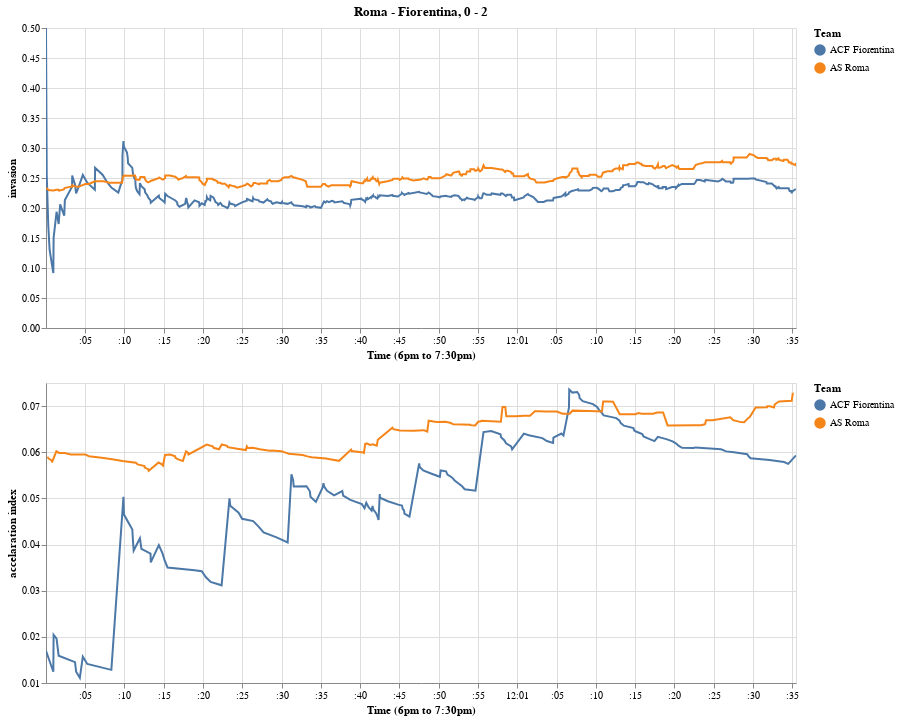

This figure's notebook cell:
### Code cell
st.final_chart = (chart_final & chart_final_a).resolve_scale(color='independent')

st.final_chart

### Figure 1 — Vega-Lite specification as saved in the notebook (floating-point values rounded to 4 significant figures; data arrays with more than 128 entries replaced by an {"elided": "..."} marker saying what was removed)
{"config": {"view": {"continuousWidth": 300, "continuousHeight": 300}}, "vconcat": [{"layer": [{"data": {"name": "data-0dc7d837c6b8b0c490da64dbf3ccd8a6"}, "mark": {"type": "line"}, "encoding": {"color": {"field": "team", "title": "Team", "type": "nominal"}, "x": {"field": "time", "title": "Time (6pm to 7:30pm)", "type": "temporal"}, "y": {"field": "invasion", "type": "quantitative"}}, "name": "view_119"}, {"data": {"name": "data-6f598193feb4a69ca0fca298b957d867"}, "mark": {"type": "rule", "color": "gray", "opacity": 0}, "encoding": {"x": {"field": "time", "type": "temporal"}}}, {"data": {"name": "data-6f598193feb4a69ca0fca298b957d867"}, "mark": {"type": "rule"}, "encoding": {"opacity": {"condition": {"param": "param_156", "value": 1, "empty": false}, "value": 0}, "x": {"field": "time", "type": "temporal"}}, "name": "view_120"}, {"data": {"name": "data-0dc7d837c6b8b0c490da64dbf3ccd8a6"}, "mark": {"type": "rule", "color": "lightgray", "size": 4}, "encoding": {"color": {"field": "team", "title": "Team", "type": "nominal"}, "opacity": {"condition": {"param": "param_156", "value": 0.5, "empty": false}, "value": 0}, "x": {"field": "time", "type": "temporal"}, "y": {"field": "invasion", "type": "quantitative"}}}, {"data": {"name": "data-0dc7d837c6b8b0c490da64dbf3ccd8a6"}, "mark": {"type": "point", "color": "blue", "size": 90}, "encoding": {"color": {"field": "team", "title": "Team", "type": "nominal"}, "opacity": {"condition": {"param": "param_156", "value": 1, "empty": false}, "value": 0}, "x": {"field": "time", "type": "temporal"}, "y": {"field": "invasion", "type": "quantitative"}}, "name": "view_121", "transform": [{"filter": {"param": "param_156", "empty": false}}]}, {"data": {"name": "data-0dc7d837c6b8b0c490da64dbf3ccd8a6"}, "mark": {"type": "text", "align": "left", "dx": 7, "dy": -5, "fontSize": 24}, "encoding": {"color": {"field": "team", "title": "Team", "type": "nominal"}, "opacity": {"condition": {"param": "param_156", "value": 1, "empty": false}, "value": 0}, "text": {"field": "eventName", "type": "nominal"}, "x": {"field": "time", "type": "temporal"}, "y": {"field": "invasion", "type": "quantitative"}}}], "encoding": {"color": {"field": "team", "type": "nominal"}}, "height": 300, "title": "Roma - Fiorentina, 0 - 2", "width": 750.0}, {"layer": [{"data": {"name": "data-900fe7af3bcda0b63465f20c1d7978c3"}, "mark": {"type": "line"}, "encoding": {"color": {"field": "team", "title": "Team", "type": "nominal"}, "x": {"field": "time", "title": "Time (6pm to 7:30pm)", "type": "temporal"}, "y": {"field": "invasion", "scale": {"zero": false}, "title": "accelaration index", "type": "quantitative"}}, "name": "view_115"}, {"data": {"name": "data-54bc1d82d0f9ebf3e673fe36e35558ac"}, "mark": {"type": "rule", "color": "gray", "opacity": 0}, "encoding": {"x": {"field": "time", "type": "temporal"}}}, {"data": {"name": "data-54bc1d82d0f9ebf3e673fe36e35558ac"}, "mark": {"type": "rule"}, "encoding": {"opacity": {"condition": {"param": "param_149", "value": 1, "empty": false}, "value": 0}, "x": {"field": "time", "type": "temporal"}}, "name": "view_113"}, {"data": {"name": "data-900fe7af3bcda0b63465f20c1d7978c3"}, "mark": {"type": "rule", "color": "lightgray", "size": 4}, "encoding": {"color": {"field": "team", "title": "Team", "type": "nominal"}, "opacity": {"condition": {"param": "param_149", "value": 0.5, "empty": false}, "value": 0}, "x": {"field": "time", "type": "temporal"}, "y": {"field": "invasion", "scale": {"zero": false}, "title": "accelaration index", "type": "quantitative"}}}, {"data": {"name": "data-900fe7af3bcda0b63465f20c1d7978c3"}, "mark": {"type": "point", "color": "blue", "size": 90}, "encoding": {"color": {"field": "team", "title": "Team", "type": "nominal"}, "opacity": {"condition": {"param": "param_149", "value": 1, "empty": false}, "value": 0}, "x": {"field": "time", "type": "temporal"}, "y": {"field": "invasion", "type": "quantitative"}}, "name": "view_114", "transform": [{"filter": {"param": "param_149", "empty": false}}]}, {"data": {"name": "data-900fe7af3bcda0b63465f20c1d7978c3"}, "mark": {"type": "text", "align": "left", "dx": 7, "dy": -5, "fontSize": 24}, "encoding": {"color": {"field": "team", "title": "Team", "type": "nominal"}, "opacity": {"condition": {"param": "param_149", "value": 1, "empty": false}, "value": 0}, "text": {"field": "eventName", "type": "nominal"}, "x": {"field": "time", "type": "temporal"}, "y": {"field": "invasion", "type": "quantitative"}}}], "encoding": {"color": {"field": "team", "type": "nominal"}}, "height": 300, "width": 750.0}], "params": [{"name": "param_158", "select": {"type": "interval", "encodings": ["x", "y"]}, "bind": "scales", "views": ["view_119"]}, {"name": "param_156", "select": {"type": "point", "fields": ["time"], "nearest": true, "on": "mouseover"}, "views": ["view_120"]}, {"name": "param_157", "select": {"type": "point", "fields": ["time"], "nearest": true, "on": "mouseover"}, "views": ["view_121"]}, {"name": "param_155", "select": {"type": "interval", "encodings": ["x"]}, "bind": "scales", "views": ["view_119"]}, {"name": "param_149", "select": {"type": "point", "fields": ["time"], "nearest": true, "on": "mouseover"}, "views": ["view_113"]}, {"name": "param_150", "select": {"type": "point", "fields": ["time"], "nearest": true, "on": "mouseover"}, "views": ["view_114"]}, {"name": "param_148", "select": {"type": "interval", "encodings": ["x"]}, "bind": "scales", "views": ["view_115"]}], "resolve": {"scale": {"color": "independent"}}, "$schema": "https://vega.github.io/schema/vega-lite/v5.16.3.json", "datasets": {"data-0dc7d837c6b8b0c490da64dbf3ccd8a6": {"elided": "787 records"}, "data-6f598193feb4a69ca0fca298b957d867": [{"time": 13060.0, "invasion": 0.2168, "team": "ACF Fiorentina", "eventName": "Shot"}, {"time": 38870.0, "invasion": 0.2136, "team": "ACF Fiorentina", "eventName": "Shot"}, {"time": 9898.0, "invasion": 0.254, "team": "AS Roma", "eventName": "Shot"}, {"time": 12030.0, "invasion": 0.2518, "team": "AS Roma", "eventName": "Shot"}, {"time": 14420.0, "invasion": 0.2509, "team": "AS Roma", "eventName": "Shot"}, {"time": 26440.0, "invasion": 0.2418, "team": "AS Roma", "eventName": "Shot"}], "data-900fe7af3bcda0b63465f20c1d7978c3": {"elided": "283 records"}, "data-54bc1d82d0f9ebf3e673fe36e35558ac": [{"time": 4702.0, "invasion": 0.01569, "team": "ACF Fiorentina", "eventName": "Free Kick"}, {"time": 18930.0, "invasion": 0.03444, "team": "ACF Fiorentina", "eventName": "Free Kick"}, {"time": 749.0, "invasion": 0.05822, "team": "AS Roma", "eventName": "Free Kick"}, {"time": 1333.0, "invasion": 0.0602, "team": "AS Roma", "eventName": "Free Kick"}, {"time": 3179.0, "invasion": 0.05949, "team": "AS Roma", "eventName": "Free Kick"}, {"time": 5016.0, "invasion": 0.05952, "team": "AS Roma", "eventName": "Free Kick"}, {"time": 7360.0, "invasion": 0.05875, "team": "AS Roma", "eventName": "Free Kick"}, {"time": 13080.0, "invasion": 0.05598, "team": "AS Roma", "eventName": "Save attempt"}, {"time": 14350.0, "invasion": 0.05777, "team": "AS Roma", "eventName": "Free Kick"}, {"time": 16450.0, "invasion": 0.05915, "team": "AS Roma", "eventName": "Free Kick"}, {"time": 20480.0, "invasion": 0.06164, "team": "AS Roma", "eventName": "Free Kick"}, {"time": 22030.0, "invasion": 0.06063, "team": "AS Roma", "eventName": "Free Kick"}, {"time": 25450.0, "invasion": 0.06048, "team": "AS Roma", "eventName": "Free Kick"}, {"time": 28480.0, "invasion": 0.06035, "team": "AS Roma", "eventName": "Free Kick"}, {"time": 32680.0, "invasion": 0.05941, "team": "AS Roma", "eventName": "Free Kick"}, {"time": 33810.0, "invasion": 0.05893, "team": "AS Roma", "eventName": "Free Kick"}, {"time": 37310.0, "invasion": 0.05814, "team": "AS Roma", "eventName": "Free Kick"}, {"time": 38930.0, "invasion": 0.06026, "team": "AS Roma", "eventName": "Save attempt"}, {"time": 40390.0, "invasion": 0.05997, "team": "AS Roma", "eventName": "Free Kick"}, {"time": 42110.0, "invasion": 0.06141, "team": "AS Roma", "eventName": "Free Kick"}, {"time": 44100.0, "invasion": 0.0653, "team": "AS Roma", "eventName": "Free Kick"}]}}
